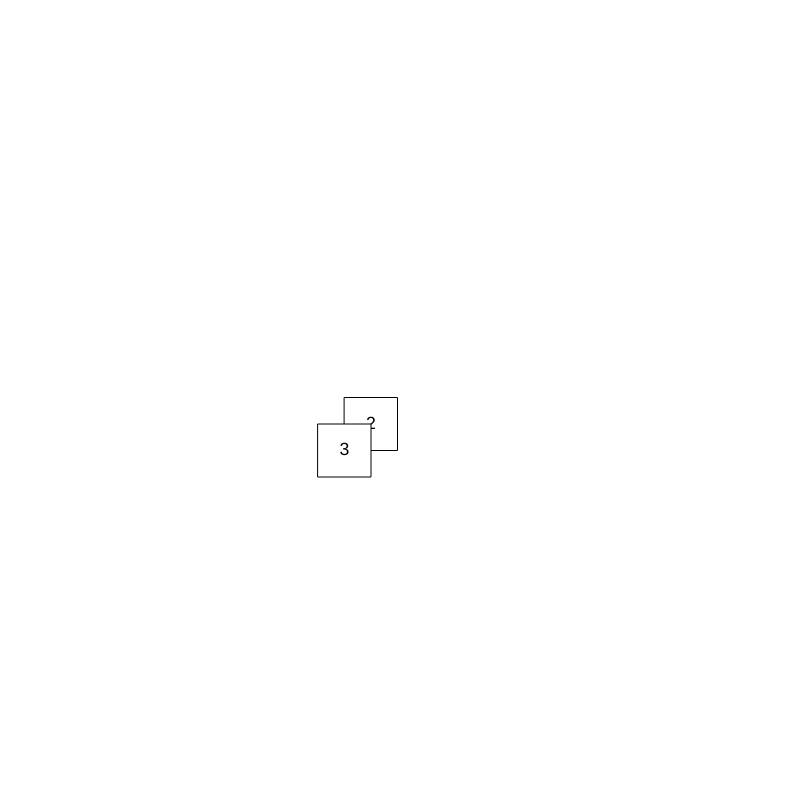
Frame 1 (no input)
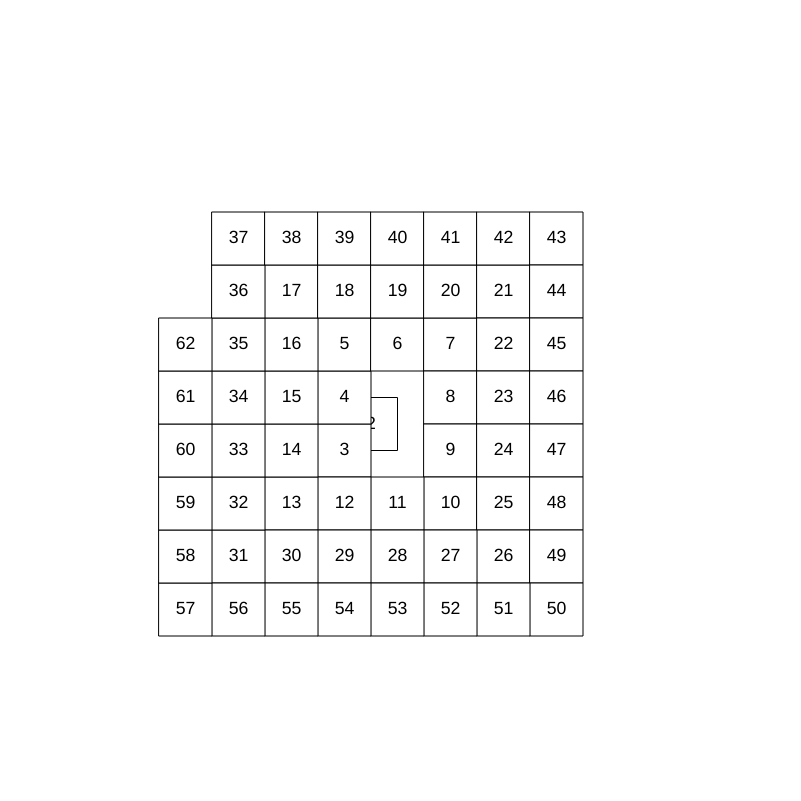
Frame 60 (no input)
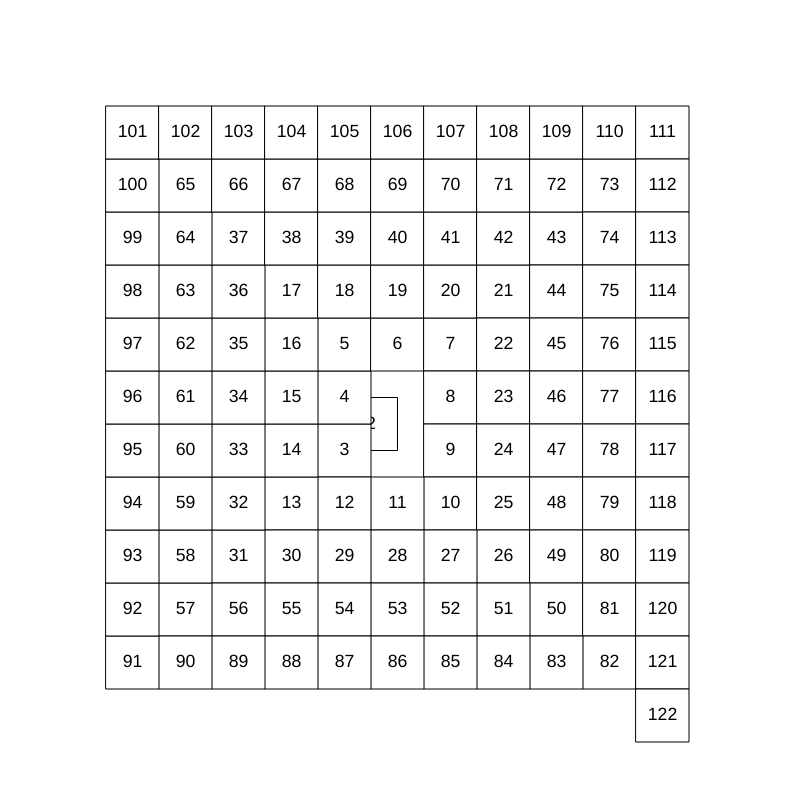
Frame 120 (the mouse pressed at the canvas centre since frame 60)

The p5.js sketch that drew these frames (run headless with seeded random() and noise() and a simulated clock; from frame 60 on, the mouse is pressed at the canvas centre):

// p5.js sketch
// ── sketch.js

var nb_cell=9;//min=57
var w;
var dir;//0=down(0,1),1=left(-1,0),2=up(0,-1),3=right(1,0)

var stuck;
var mode;
var c=[];
var h;
var ph;
var cCell;

function Cell(i,j){
    this.i=i;
    this.j=j;
    this.nb=0;
    this.visited=false;
    this.show=function(){
        if(checkbox.checked()){
            colorMode(RGB,255);
            stroke(0);
            strokeWeight(1);
            if(this.visited){
                fill(0,255,0);
            }else{
                fill(255);
            }
            rect(this.i*w,this.j*w,w,w);
            fill(0);
            noStroke();
            text(this.nb,this.i*w,this.j*w);
        }
    }
    
}
function Horse(){
    this.i=floor(nb_cell/2);
    this.j=floor(nb_cell/2);
    this.nb=0;
    this.show=function(){
        if(checkbox.checked()){
            c[this.i][this.j].show();
            noFill();
            stroke(0);
            strokeWeight(1);
            ellipse(this.i*w,this.j*w,2*w/3,2*w/3);
        }
    }
    this.move=function(){//(1,2)(1,-2)(2,1)(2,-1)()
        var ct;
        var retval=0;
        for(var j=-2;j<3;j++){
            for(var k=-2;k<3;k++){
                if(abs(j)!=abs(k) && j!=0 && k!=0){
                    if((this.i+j)<nb_cell && (this.j+k) <nb_cell && (this.i+j)>=0 && (this.j+k)>=0){
                        var tc=c[this.i+j][this.j+k];
                        if(tc.visited==false){
                            if(ct){
                                if(tc.nb<ct.nb)ct=tc;
                            }else{
                                ct=tc;
                            }
                        }
                    }else{
                        retval=1;
                    }
                }
            }
        }
        if(ct){
            this.i=ct.i;
            this.j=ct.j;
            ct.visited=true;
            this.nb++;
            return 0;
        }else{
            console.log(c[this.i][this.j].nb);
            return 1+retval;
        }
    }
}
function gotoNext(){
    var nextnb=cCell.nb+1;
    if(dir==0){
        if(c[cCell.i-1][cCell.j].nb==0){
            dir=1;
            cCell=c[cCell.i-1][cCell.j];
        }else{
            cCell=c[cCell.i][cCell.j+1];
        }
    }else if(dir==1){
        if(c[cCell.i][cCell.j-1].nb==0){
            dir=2;
            cCell=c[cCell.i][cCell.j-1];
        }else{
            cCell=c[cCell.i-1][cCell.j];
        }
    }else if(dir==2){
        if(c[cCell.i+1][cCell.j].nb==0){
            dir=3;
            cCell=c[cCell.i+1][cCell.j];
        }else{
            cCell=c[cCell.i][cCell.j-1];
        }
    }else if(dir==3){
        if(c[cCell.i][cCell.j+1].nb==0){
            dir=0;
            cCell=c[cCell.i][cCell.j+1];
        }else{
            cCell=c[cCell.i+1][cCell.j];
        }
    }
    cCell.nb=nextnb;
}
function init(){
    nb_cell=slider.value();
    colorMode(RGB,255);
    background(255);
    w=floor(min(width,height)/nb_cell);
    h=new Horse();
    textSize(w/3);
    c=[];
    mode=0;
    dir=0;
    stuck=false;
    for(var i=0;i<nb_cell;i++){
        let a=[];
        for(var j=0;j<nb_cell;j++){
            let nc=new Cell(i,j)
            a.push(nc);
        }
        c.push(a);
    }
    cCell=c[floor(nb_cell/2)][floor(nb_cell/2)];
    cCell.nb=1;
    cCell.visited=true;
    cCell=c[floor(nb_cell/2)][floor(nb_cell/2)+1];
    cCell.nb=2;
    cCell.show();
    loop();
    
}
function setup() {
	createCanvas(801, 801);
    rectMode(CENTER);
    textAlign(CENTER, CENTER);
    button1 = createButton('Reset');
    button1.mousePressed(init);
    button = createButton('Run');
    button.mousePressed(run);  
    slider = createSlider(11, 65, 15,2);
    checkbox = createCheckbox('Debug', true);
    init();
}
function draw() {
    translate(w/2,w/2);
    if(mode==0){
        if(cCell){
            gotoNext();
            cCell.show();
            if(cCell.nb>=nb_cell*nb_cell){
                cCell=null;
            }
        }else{
            mode=1;
            console.log("finished drawing cases");
        }
    }
    if((cCell && mode>0)||mode==1){
        while(cCell){
            gotoNext();
            cCell.show();
            if(cCell.nb>=nb_cell*nb_cell){
                cCell=null;
            }
        }
        console.log(c[nb_cell-1][nb_cell-1].nb);
        ph=new Horse();
        ph.i=h.i;
        ph.j=h.j;
        console.log("finished filling cases");
        mode=2;
    }
    if(!stuck && mode>1){
        if(mode>2)stuck=h.move();
        h.show();
        colorMode(HSB,2084);
        strokeWeight(2);
        stroke((3*h.nb)%2084,2084,2084);
        line(ph.i*w,ph.j*w,h.i*w,h.j*w);
        ph.i=h.i;
        ph.j=h.j;
    }
    if(stuck){
        if(stuck>1){
            console.log("finished path abnormaly, maybe canvas too small ?");
        }else{
            console.log("finished path normally");
        }
        noLoop();
    }
}
function run(){
    mode++;
    console.log(mode);
}
function mousePressed(){
    if(mode>1 && mouseX<width && mouseY<height)stuck=h.move();
}
